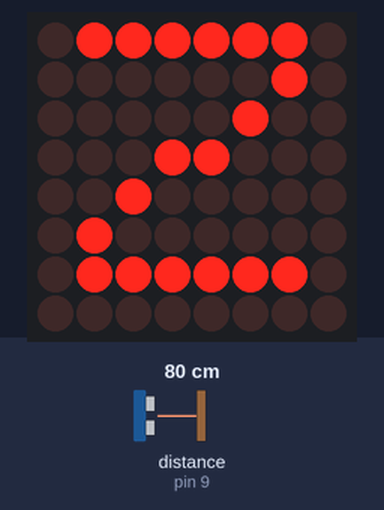
Recording of a sketch running on a simulated Arduino Uno, built with avr-gcc and run on an emulated ATmega328P. On the bench: 8×8 LED matrix. Wiring (inferred from the names in the program): ultrasonic range finder: trigger pin 8; echo pin 9. The test bench sets the inputs (shaded band); at power-on: distance to the obstacle (sensor on pin 9) 80 cm. The echo pulse lasts 58.3 µs per cm.

Above: at 1.2 s.
1.3 s: distance to the obstacle (sensor on pin 9) set to 2 cm
At 2.5 s:
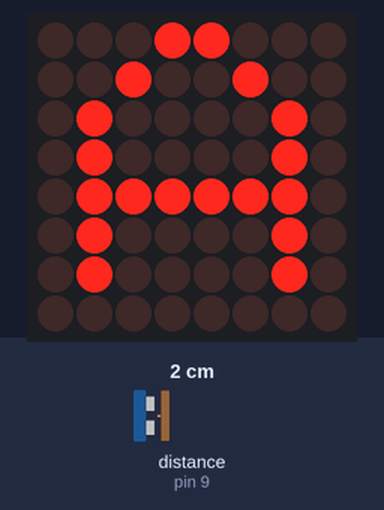
2.8 s: distance to the obstacle (sensor on pin 9) set to 9 cm
At 3.6 s:
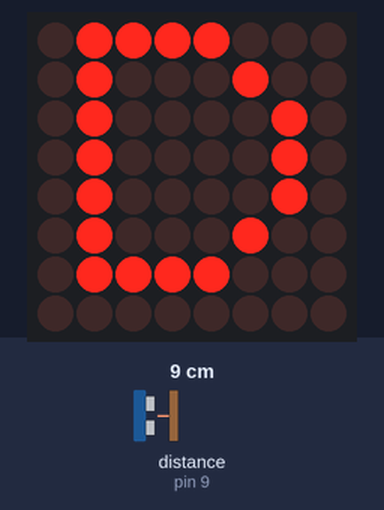
4.3 s: distance to the obstacle (sensor on pin 9) set to 18 cm
At 4.8 s:
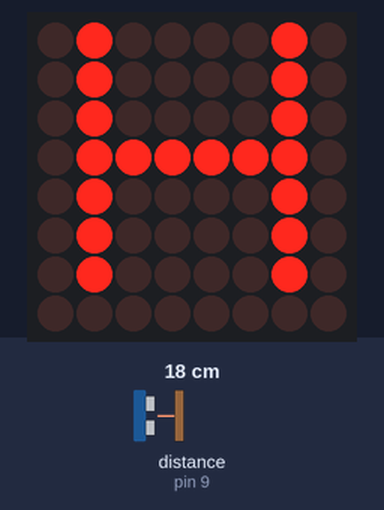
5.8 s: distance to the obstacle (sensor on pin 9) set to 35 cm
At 6.3 s:
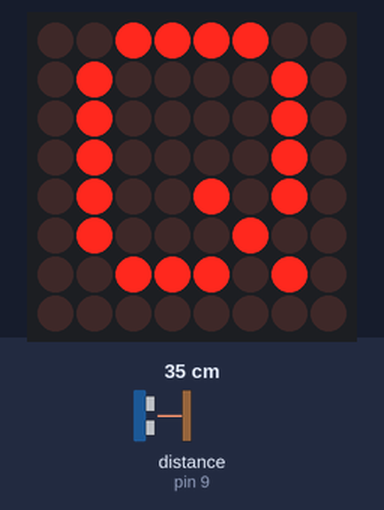
7.3 s: distance to the obstacle (sensor on pin 9) set to 41 cm
At 8.1 s:
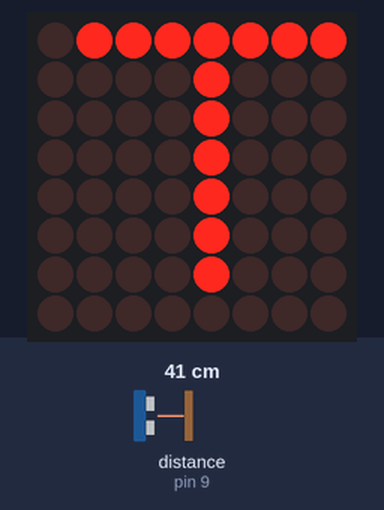
8.8 s: distance to the obstacle (sensor on pin 9) set to 31 cm
At 10.3 s:
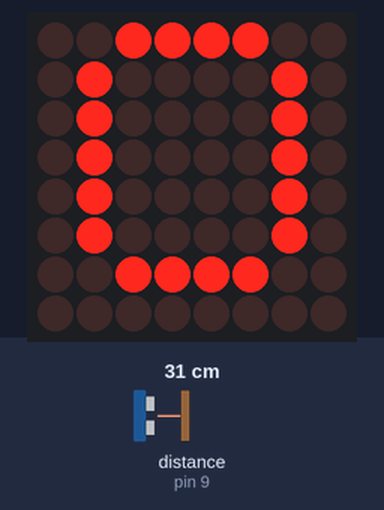
Timing chart, 0 to 11.4 s (numbered marks = the images above; inputs shaded):
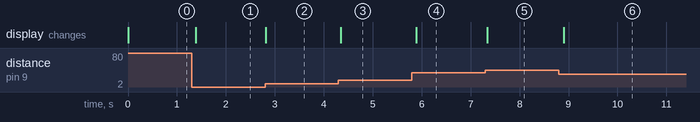

Measured:
- after the input at 1.3 s, the display: changes after 0.09 s (image 1)
- after the input at 2.8 s, the display: changes at once (image 2)
- after the input at 4.3 s, the display: changes after 0.05 s (image 3)
- after the input at 5.8 s, the display: changes after 0.09 s (image 4)
- after the input at 7.3 s, the display: changes at once (image 5)
- after the input at 8.8 s, the display: changes after 0.10 s (image 6)

The sketch:

cbsieuam_ledmatrix.ino
```cpp
#include "LedControl.h"

// Thiết lập các chân LED ma trận
#define DIN 12
#define CS  11
#define CLK 10

// Thiết lập các chân cảm biến siêu âm (HC-SR04)
#define TRIG_PIN 8
#define ECHO_PIN 9

// Tạo đối tượng điều khiển (1 module)
LedControl matrix = LedControl(DIN, CLK, CS, 1);

// ========== BẢNG CHỮ CÁI A - Z (font 5x7 trên ma trận 8x8) ==========
// Mỗi chữ cái được mã hoá thành 8 byte (8 hàng)

const byte chu_A[8] = {0x18, 0x24, 0x42, 0x42, 0x7E, 0x42, 0x42, 0x00};
const byte chu_B[8] = {0x7C, 0x42, 0x42, 0x7C, 0x42, 0x42, 0x7C, 0x00};
const byte chu_C[8] = {0x3C, 0x42, 0x40, 0x40, 0x40, 0x42, 0x3C, 0x00};
const byte chu_D[8] = {0x78, 0x44, 0x42, 0x42, 0x42, 0x44, 0x78, 0x00};
const byte chu_E[8] = {0x7E, 0x40, 0x40, 0x7C, 0x40, 0x40, 0x7E, 0x00};
const byte chu_F[8] = {0x7E, 0x40, 0x40, 0x7C, 0x40, 0x40, 0x40, 0x00};
const byte chu_G[8] = {0x3C, 0x42, 0x40, 0x4E, 0x42, 0x42, 0x3C, 0x00};
const byte chu_H[8] = {0x42, 0x42, 0x42, 0x7E, 0x42, 0x42, 0x42, 0x00};
const byte chu_I[8] = {0x3E, 0x08, 0x08, 0x08, 0x08, 0x08, 0x3E, 0x00};
const byte chu_J[8] = {0x1E, 0x04, 0x04, 0x04, 0x04, 0x44, 0x38, 0x00};
const byte chu_K[8] = {0x42, 0x44, 0x48, 0x70, 0x48, 0x44, 0x42, 0x00};
const byte chu_L[8] = {0x40, 0x40, 0x40, 0x40, 0x40, 0x40, 0x7E, 0x00};
const byte chu_M[8] = {0x42, 0x66, 0x5A, 0x42, 0x42, 0x42, 0x42, 0x00};
const byte chu_N[8] = {0x42, 0x62, 0x52, 0x4A, 0x46, 0x42, 0x42, 0x00};
const byte chu_O[8] = {0x3C, 0x42, 0x42, 0x42, 0x42, 0x42, 0x3C, 0x00};
const byte chu_P[8] = {0x7C, 0x42, 0x42, 0x7C, 0x40, 0x40, 0x40, 0x00};
const byte chu_Q[8] = {0x3C, 0x42, 0x42, 0x42, 0x4A, 0x44, 0x3A, 0x00};
const byte chu_R[8] = {0x7C, 0x42, 0x42, 0x7C, 0x48, 0x44, 0x42, 0x00};
const byte chu_S[8] = {0x3C, 0x42, 0x40, 0x3C, 0x02, 0x42, 0x3C, 0x00};
const byte chu_T[8] = {0x7F, 0x08, 0x08, 0x08, 0x08, 0x08, 0x08, 0x00};
const byte chu_U[8] = {0x42, 0x42, 0x42, 0x42, 0x42, 0x42, 0x3C, 0x00};
const byte chu_V[8] = {0x42, 0x42, 0x42, 0x42, 0x24, 0x24, 0x18, 0x00};
const byte chu_W[8] = {0x42, 0x42, 0x42, 0x42, 0x5A, 0x66, 0x42, 0x00};
const byte chu_X[8] = {0x42, 0x24, 0x18, 0x18, 0x18, 0x24, 0x42, 0x00};
const byte chu_Y[8] = {0x41, 0x22, 0x14, 0x08, 0x08, 0x08, 0x08, 0x00};
const byte chu_Z[8] = {0x7E, 0x02, 0x04, 0x18, 0x20, 0x40, 0x7E, 0x00};

// Mảng con trỏ tới tất cả chữ cái để dễ duyệt
const byte* bangChuCai[26] = {
  chu_A, chu_B, chu_C, chu_D, chu_E, chu_F, chu_G,
  chu_H, chu_I, chu_J, chu_K, chu_L, chu_M, chu_N,
  chu_O, chu_P, chu_Q, chu_R, chu_S, chu_T, chu_U,
  chu_V, chu_W, chu_X, chu_Y, chu_Z
};

// Thời gian hiển thị mỗi chữ cái (ms)
#define THOI_GIAN_HIEN_THI 1000

// Hàm hiển thị 1 ký tự lên ma trận
void hienThiKyTu(const byte* kyTu) {
  for (int hang = 0; hang < 8; hang++) {
    matrix.setRow(0, hang, kyTu[hang]);
  }
}

// Hiệu ứng chuyển tiếp: xoá từ trên xuống
void hieuUngXoa() {
  for (int hang = 0; hang < 8; hang++) {
    matrix.setRow(0, hang, 0x00);
    delay(30);
  }
}

void setup() {
  // Tắt chế độ ngủ cho module 0
  matrix.shutdown(0, false);
  // Chỉnh độ sáng (0 - 15)
  matrix.setIntensity(0, 5);
  // Xoá màn hình
  matrix.clearDisplay(0);

  // Cấu hình chân cảm biến siêu âm
  pinMode(TRIG_PIN, OUTPUT);
  pinMode(ECHO_PIN, INPUT);
}

void loop() {
  // Phát xung trigger
  digitalWrite(TRIG_PIN, LOW);
  delayMicroseconds(2);
  digitalWrite(TRIG_PIN, HIGH);
  delayMicroseconds(10);
  digitalWrite(TRIG_PIN, LOW);

  // Đọc thời gian echo
  long duration = pulseIn(ECHO_PIN, HIGH);

  // Tính khoảng cách (cm)
  int distance = duration * 0.034 / 2;

  // Kiểm tra khoảng cách và hiển thị chữ cái tương ứng
  // Code viết dài bằng các lệnh if cơ bản để dễ hiểu nhất
  if (distance < 4) {
    hienThiKyTu(chu_A);
  } else if (distance < 6) {
    hienThiKyTu(chu_B);
  } else if (distance < 8) {
    hienThiKyTu(chu_C);
  } else if (distance < 10) {
    hienThiKyTu(chu_D);
  } else if (distance < 12) {
    hienThiKyTu(chu_E);
  } else if (distance < 14) {
    hienThiKyTu(chu_F);
  } else if (distance < 16) {
    hienThiKyTu(chu_G);
  } else if (distance < 18) {
    hienThiKyTu(chu_H);
  } else if (distance < 20) {
    hienThiKyTu(chu_I);
  } else if (distance < 22) {
    hienThiKyTu(chu_J);
  } else if (distance < 24) {
    hienThiKyTu(chu_K);
  } else if (distance < 26) {
    hienThiKyTu(chu_L);
  } else if (distance < 28) {
    hienThiKyTu(chu_M);
  } else if (distance < 30) {
    hienThiKyTu(chu_N);
  } else if (distance < 32) {
    hienThiKyTu(chu_O);
  } else if (distance < 34) {
    hienThiKyTu(chu_P);
  } else if (distance < 36) {
    hienThiKyTu(chu_Q);
  } else if (distance < 38) {
    hienThiKyTu(chu_R);
  } else if (distance < 40) {
    hienThiKyTu(chu_S);
  } else if (distance < 42) {
    hienThiKyTu(chu_T);
  } else if (distance < 44) {
    hienThiKyTu(chu_U);
  } else if (distance < 46) {
    hienThiKyTu(chu_V);
  } else if (distance < 48) {
    hienThiKyTu(chu_W);
  } else if (distance < 50) {
    hienThiKyTu(chu_X);
  } else if (distance < 52) {
    hienThiKyTu(chu_Y);
  } else {
    hienThiKyTu(chu_Z);
  }

  // Trễ một chút để cảm biến siêu âm hoạt động ổn định
  delay(100);
}
```
